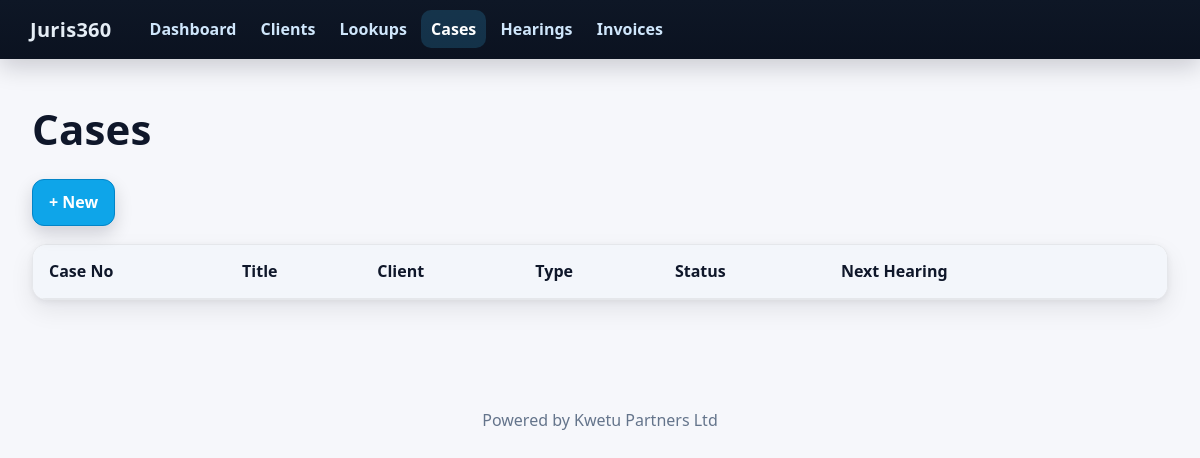
The app's page /cases, older data.
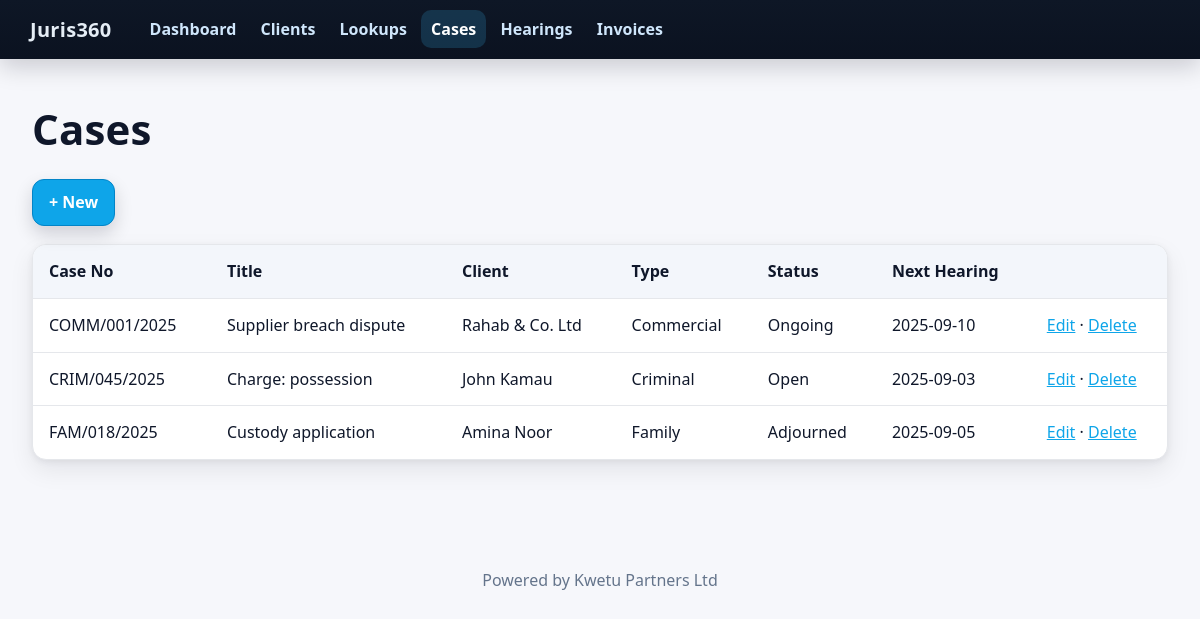
The same page, newer data.
### app.py (models this page shows)
class Base(DeclarativeBase): pass

class Case(Base):
    __tablename__ = "cases"
    id: Mapped[int] = mapped_column(primary_key=True)
    number: Mapped[str] = mapped_column(String(50))
    title: Mapped[str]
    client_id: Mapped[int] = mapped_column(ForeignKey("clients.id"))
    type_id: Mapped[int] = mapped_column(ForeignKey("case_types.id"))
    status_id: Mapped[int] = mapped_column(ForeignKey("case_status.id"))
    next_hearing_date: Mapped[datetime.date | None] = mapped_column(Date, nullable=True)
    client: Mapped["Client"] = relationship(back_populates="cases")
    type: Mapped["CaseType"] = relationship(back_populates="cases")
    status: Mapped["CaseStatus"] = relationship(back_populates="cases")

class Client(Base):
    __tablename__ = "clients"
    id: Mapped[int] = mapped_column(primary_key=True)
    name: Mapped[str] = mapped_column(String(200))
    phone: Mapped[str | None]
    email: Mapped[str | None]
    address: Mapped[str | None]
    cases: Mapped[list["Case"]] = relationship(back_populates="client")
    invoices: Mapped[list["Invoice"]] = relationship(back_populates="client")

class CaseType(Base):
    __tablename__ = "case_types"
    id: Mapped[int] = mapped_column(primary_key=True)
    name: Mapped[str] = mapped_column(String(100))
    cases: Mapped[list["Case"]] = relationship(back_populates="type")

class CaseStatus(Base):
    __tablename__ = "case_status"
    id: Mapped[int] = mapped_column(primary_key=True)
    name: Mapped[str] = mapped_column(String(100))
    cases: Mapped[list["Case"]] = relationship(back_populates="status")

### app.py (the view)
@app.get("/cases")
def cases():
    with Session(engine) as s:
        items = s.scalars(select(Case).order_by(Case.number)).all()
        for c in items: _ = c.client, c.type, c.status
    return render_template("cases.html", items=items, active="cases")

### templates/cases.html (shortened to what this page needs)
{% extends 'base.html' %}{% set active='cases' %}
{% block content %}
<h1>Cases</h1>
<div class="actions"><a class="btn btn-primary" href="{{ url_for('case_new') }}">+ New</a></div>
<table><thead><tr><th>Case No</th><th>Title</th><th>Client</th><th>Type</th><th>Status</th><th>Next Hearing</th><th></th></tr></thead><tbody>
{% for c in items %}<tr>
<td>{{ c.number }}</td><td>{{ c.title }}</td><td>{{ c.client.name if c.client else '—' }}</td>
<td>{{ c.type.name if c.type else '—' }}</td><td>{{ c.status.name if c.status else '—' }}</td><td>{{ c.next_hearing_date or '—' }}</td>
<td><a href="{{ url_for('case_edit', id=c.id) }}">Edit</a> · <a href="{{ url_for('case_delete', id=c.id) }}">Delete</a></td></tr>{% endfor %}
</tbody></table>{% endblock %}

### templates/base.html (shortened to what this page needs)
<!doctype html>
<html lang='en'>
<head>
<link rel='stylesheet' href='{{ url_for("static", filename="css/style.css") }}'>
</head>
<body>
<header class='topbar'><div class='wrap'>
  <div class='brand'>Juris360</div>
  <nav>
    <a href='{{ url_for("dashboard") }}' class='{{ "active" if active=="dashboard" else "" }}'>Dashboard</a>
    <a href='{{ url_for("clients") }}' class='{{ "active" if active=="clients" else "" }}'>Clients</a>
    <a href='{{ url_for("lookups_types") }}' class='{{ "active" if active=="lookups" else "" }}'>Lookups</a>
    <a href='{{ url_for("cases") }}' class='{{ "active" if active=="cases" else "" }}'>Cases</a>
    <a href='{{ url_for("hearings") }}' class='{{ "active" if active=="hearings" else "" }}'>Hearings</a>
    <a href='{{ url_for("invoices") }}' class='{{ "active" if active=="invoices" else "" }}'>Invoices</a>
  </nav>
</div></header>
<main>
  {% block content %}{% endblock %}
</main>
<footer>Powered by Kwetu Partners Ltd</footer>
</body></html>

### static/css/style.css (style rules this page uses)
:root { --brand-900:#0e1726;--brand-800:#0b1220;--accent-600:#0ea5e9;--text-900:#0f172a;--text-700:#334155;--muted-600:#64748b;--border:#e5e7eb;--bg:#f6f7fb;--card:#ffffff;--radius:14px;--shadow:0 10px 24px rgba(2,8,23,.08),0 2px 6px rgba(2,8,23,.06) }
* { box-sizing:border-box }
html,body { height:100% }
body { margin:0;font:16px/1.55 system-ui,-apple-system,Segoe UI,Roboto,Arial,sans-serif;color:var(--text-900);background:var(--bg) }
.topbar { position:sticky;top:0;z-index:50;background:linear-gradient(180deg,var(--brand-900),var(--brand-800));color:#e5edf5;box-shadow:0 1px 0 rgba(255,255,255,.04),0 8px 24px rgba(2,8,23,.18) }
.topbar .wrap { max-width:1180px;margin:0 auto;display:flex;align-items:center;gap:28px;padding:14px 20px }
.topbar .brand { font-weight:800;letter-spacing:.3px;font-size:20px }
.topbar a { color:#cfe6fb;text-decoration:none;font-weight:600;padding:8px 10px;border-radius:10px }
.topbar a.active { color:#fff;background:rgba(56,189,248,.18) }
main { max-width:1180px;margin:0 auto;padding:38px 22px 80px }
h1 { font-size:42px;line-height:1.15;margin:8px 0 26px;letter-spacing:.2px }
table { width:100%;border-collapse:separate;border-spacing:0;background:var(--card);border:1px solid var(--border);border-radius:var(--radius);box-shadow:var(--shadow);overflow:hidden }
thead th { background:#f3f6fb;color:#0f172a;font-weight:700;text-align:left;padding:14px 16px;border-bottom:1px solid var(--border) }
tbody td { padding:14px 16px;border-bottom:1px solid var(--border) }
tbody tr:last-child td { border-bottom:0 }
button,.btn,[role=button] { --btn-bg:#111827;--btn-fg:#fff;--btn-b:#0f172a;display:inline-flex;align-items:center;gap:8px;padding:10px 16px;border-radius:12px;border:1px solid var(--btn-b);background:var(--btn-bg);color:var(--btn-fg);font-weight:700;text-decoration:none;cursor:pointer;box-shadow:0 1px 0 rgba(255,255,255,.05),0 8px 18px rgba(2,8,23,.16) }
.btn-primary { --btn-bg:var(--accent-600);--btn-b:#0284c7 }
.actions { display:flex;align-items:center;gap:12px;flex-wrap:wrap;margin:12px 0 18px }
a { color:#0ea5e9 }
footer { color:var(--muted-600);text-align:center;padding:28px 0 }

Row changes from the older to the newer data that the page shows:
added Case: number "COMM/001/2025", title "Supplier breach dispute", client "Rahab & Co. Ltd", type "Commercial", status "Ongoing", next_hearing_date "2025-09-10"
added Case: number "CRIM/045/2025", title "Charge: possession", client "John Kamau", type "Criminal", status "Open", next_hearing_date "2025-09-03"
added Case: number "FAM/018/2025", title "Custody application", client "Amina Noor", type "Family", status "Adjourned", next_hearing_date "2025-09-05"
